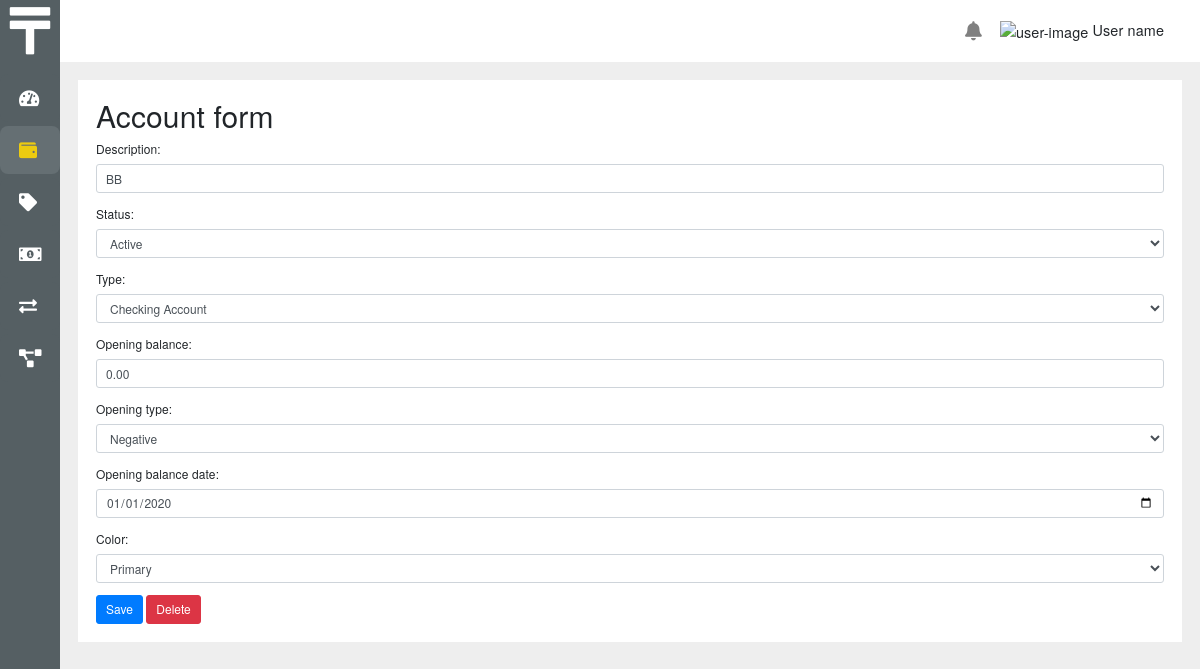
/accounts/1, run on the app's committed database.
### core/models.py (models this page shows, shortened)
class Account(BaseModel):
    description = models.CharField(max_length=25, null=False, blank=False)
    status = models.IntegerField(
        choices=StatusChoices.choices, default=StatusChoices.ACTIVE)
    type = models.IntegerField(
        choices=AccountTypeChoices.choices, default=AccountTypeChoices.CA)
    opening_balance = models.DecimalField(max_digits=10, decimal_places=2)
    opening_type = models.IntegerField(
        choices=MovementTypeChoices.choices, default=MovementTypeChoices.POSITIVE)
    opening_balance_date = models.DateField()
    color = models.IntegerField(
        choices=ColorChoices.choices, default=ColorChoices.PRIMARY)

### core/views.py (the view)
# urls.py: path('accounts/<int:pk>', views.account_form, name='account_form'),
def account_form(request, pk):
    account = get_object_or_404(Account, pk=pk)
    if request.method == 'POST':
        form = AccountForm(request.POST, instance=account)
        if form.is_valid():
            form.save()
            return redirect('account_list')
    form = AccountForm(instance=account)
    return render(request, 'account/account_form.html', {'form': form, 'id': pk})

### core/forms.py
class AccountForm(ModelForm):
    opening_balance_date = DateField(autofocus=True)
    class Meta:
        model = Account
        fields = ['description', 'status', 'type', 'opening_balance',
                  'opening_type', 'opening_balance_date', 'color']

### core/templatetags/tags.py (called while the page is built)
@register.filter('startswith')
def startswith(text, starts):
    if isinstance(text, str):
        return text.startswith(starts)
    return False

### core/templates/account/account_form.html (shortened to what this page needs)
{% extends ajax|yesno:'base_ajax.html,base.html' %}
{% load static %}
{% block main %}
<div {% if not ajax %}class="container-fluid bg-white p-4" {% endif %}>
  <h1>Account form</h1>
  {% url 'account_delete' id as delete_url %}
  <form method="post" action="{{ url_post }}?next={{ next }}">
    {% include 'includes/bootstrap_form.html' with form=form %}
    <button type="submit" class="btn btn-primary">Save</button>
    {% if not ajax %}
    <button type="button" class="btn btn-danger" data-toggle="modal" data-target="#modalDelete">Delete</button>
    {% endif %}
  </form>
</div>
{% endblock main %}

### core/templates/includes/bootstrap_form.html (shortened to what this page needs)
{% load widget_tweaks %}
{% for field in form.visible_fields %}
  <div class="form-group">
    {{ field.label_tag }}
    {% if form.is_bound %}
      {% if field.errors %}
        {% render_field field class="form-control is-invalid" %}
        {% for error in field.errors %}
          <div class="invalid-feedback">
            {{ error }}
          </div>
        {% endfor %}
      {% else %}
        {% render_field field class="form-control is-valid" %}
      {% endif %}
    {% else %}
      {% render_field field class="form-control" %}
    {% endif %}
  </div>
{% endfor %}

### data on the page
Account: description "BB" "Active" "Checking Account" "0.00" "Negative" "01/01/2020" "Primary"

### other printed values
{{ field.label_tag }} "Description:" "Status:" "Type:" "Opening balance:" "Opening type:" "Opening balance date:" "Color:"
